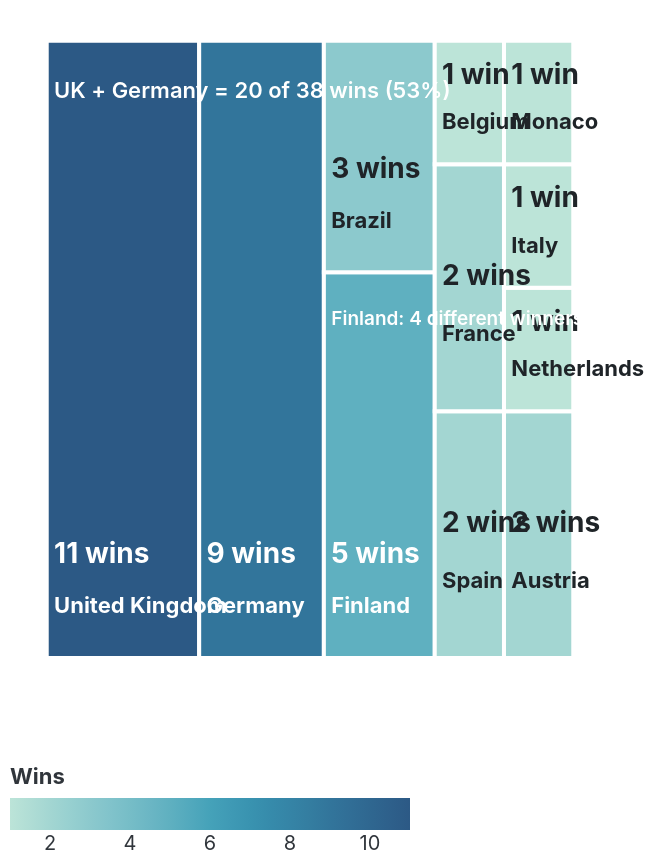

This figure's Vega-Lite source:
### Vega-Lite specification from a JSON file in a GitHub repository (floating-point values rounded to 4 significant figures)
{"$schema": "https://vega.github.io/schema/vega-lite/v5.json", "datasets": {"winner_driver_details": [{"country_name": "Austria", "driver": "Gerhard Berger", "driver_nationality": "Austrian", "wins": 2, "winning_years": "1987, 1992", "constructors": "Ferrari; McLaren", "profile": "Austrian winner for Ferrari and McLaren in the Adelaide years."}, {"country_name": "Belgium", "driver": "Thierry Boutsen", "driver_nationality": "Belgian", "wins": 1, "winning_years": "1989", "constructors": "Williams", "profile": "Belgian winner for Williams in the late Adelaide period."}, {"country_name": "Brazil", "driver": "Ayrton Senna", "driver_nationality": "Brazilian", "wins": 2, "winning_years": "1991, 1993", "constructors": "McLaren", "profile": "Brazilian icon and multiple Australian GP winner in the Adelaide era."}, {"country_name": "Brazil", "driver": "Nelson Piquet", "driver_nationality": "Brazilian", "wins": 1, "winning_years": "1990", "constructors": "Benetton", "profile": "Brazilian world champion and Benetton winner in Adelaide."}, {"country_name": "Finland", "driver": "Kimi Räikkönen", "driver_nationality": "Finnish", "wins": 2, "winning_years": "2007, 2013", "constructors": "Ferrari; Lotus F1", "profile": "Finnish world champion with Australian GP wins for Ferrari and Lotus."}, {"country_name": "Finland", "driver": "Keke Rosberg", "driver_nationality": "Finnish", "wins": 1, "winning_years": "1985", "constructors": "Williams", "profile": "1982 world champion and winner of the first Adelaide-era Australian GP in this dataset."}, {"country_name": "Finland", "driver": "Mika Häkkinen", "driver_nationality": "Finnish", "wins": 1, "winning_years": "1998", "constructors": "McLaren", "profile": "Two-time world champion and McLaren winner in Melbourne."}, {"country_name": "Finland", "driver": "Valtteri Bottas", "driver_nationality": "Finnish", "wins": 1, "winning_years": "2019", "constructors": "Mercedes", "profile": "Mercedes winner whose 2019 victory capped the pre-pandemic Melbourne era."}, {"country_name": "France", "driver": "Alain Prost", "driver_nationality": "French", "wins": 2, "winning_years": "1986, 1988", "constructors": "McLaren", "profile": "French world champion and multiple Australian GP winner."}, {"country_name": "Germany", "driver": "Michael Schumacher", "driver_nationality": "German", "wins": 4, "winning_years": "2000, 2001, 2002, 2004", "constructors": "Ferrari", "profile": "Ferrari-era benchmark whose Australian GP wins shaped the early 2000s."}, {"country_name": "Germany", "driver": "Sebastian Vettel", "driver_nationality": "German", "wins": 3, "winning_years": "2011, 2017, 2018", "constructors": "Ferrari; Red Bull", "profile": "Multiple Australian GP winner across Red Bull and Ferrari chapters."}, {"country_name": "Germany", "driver": "Nico Rosberg", "driver_nationality": "German", "wins": 2, "winning_years": "2014, 2016", "constructors": "Mercedes", "profile": "German world champion and Mercedes winner in the hybrid-era Melbourne story."}, {"country_name": "Italy", "driver": "Giancarlo Fisichella", "driver_nationality": "Italian", "wins": 1, "winning_years": "2005", "constructors": "Renault", "profile": "Italian Renault winner in Melbourne."}, {"country_name": "Monaco", "driver": "Charles Leclerc", "driver_nationality": "Monegasque", "wins": 1, "winning_years": "2022", "constructors": "Ferrari", "profile": "Monegasque Ferrari winner in the post-pandemic Melbourne era."}, {"country_name": "Netherlands", "driver": "Max Verstappen", "driver_nationality": "Dutch", "wins": 1, "winning_years": "2023", "constructors": "Red Bull", "profile": "Dutch world champion and Red Bull winner at the Australian GP."}, {"country_name": "Spain", "driver": "Carlos Sainz", "driver_nationality": "Spanish", "wins": 1, "winning_years": "2024", "constructors": "Ferrari", "profile": "Ferrari winner in the post-pandemic Melbourne return period."}, {"country_name": "Spain", "driver": "Fernando Alonso", "driver_nationality": "Spanish", "wins": 1, "winning_years": "2006", "constructors": "Renault", "profile": "Spanish world champion and Renault winner at the Australian GP."}, {"country_name": "United Kingdom", "driver": "Jenson Button", "driver_nationality": "British", "wins": 3, "winning_years": "2009, 2010, 2012", "constructors": "Brawn; McLaren", "profile": "Three-time Australian GP winner across Brawn's breakthrough and McLaren's early-2010s strength."}, {"country_name": "United Kingdom", "driver": "Damon Hill", "driver_nationality": "British", "wins": 2, "winning_years": "1995, 1996", "constructors": "Williams", "profile": "British world champion whose Australian GP wins helped define the early Melbourne era."}, {"country_name": "United Kingdom", "driver": "David Coulthard", "driver_nationality": "British", "wins": 2, "winning_years": "1997, 2003", "constructors": "McLaren", "profile": "A McLaren winner in Melbourne, linking the race to the late-1990s British F1 generation."}, {"country_name": "United Kingdom", "driver": "Lewis Hamilton", "driver_nationality": "British", "wins": 2, "winning_years": "2008, 2015", "constructors": "McLaren; Mercedes", "profile": "Seven-time world champion and Australian GP winner for McLaren."}, {"country_name": "United Kingdom", "driver": "Eddie Irvine", "driver_nationality": "British", "wins": 1, "winning_years": "1999", "constructors": "Ferrari", "profile": "Ferrari's 1999 Australian GP winner during a dramatic championship-contending season."}, {"country_name": "United Kingdom", "driver": "Nigel Mansell", "driver_nationality": "British", "wins": 1, "winning_years": "1994", "constructors": "Williams", "profile": "British champion and winner of the final Adelaide-era Australian GP in 1994."}]}, "data": {"values": [{"nationality": "British", "wins": 11, "unique_winning_drivers": 6, "drivers": "Damon Hill; David Coulthard; Eddie Irvine; Jenson Button; Lewis Hamilton; Nigel Mansell", "country_name": "United Kingdom", "iso_num": 826, "x": 0.0612, "y": 35, "x2": 0.3153, "y2": 335, "label_x": 0.0735, "country_y": 60, "wins_y": 85, "wins_label": "11 wins", "text_color": "#ffffff"}, {"nationality": "German", "wins": 9, "unique_winning_drivers": 3, "drivers": "Michael Schumacher; Nico Rosberg; Sebastian Vettel", "country_name": "Germany", "iso_num": 276, "x": 0.3153, "y": 35, "x2": 0.5231, "y2": 335, "label_x": 0.3275, "country_y": 60, "wins_y": 85, "wins_label": "9 wins", "text_color": "#ffffff"}, {"nationality": "Finnish", "wins": 5, "unique_winning_drivers": 4, "drivers": "Keke Rosberg; Kimi Räikkönen; Mika Häkkinen; Valtteri Bottas", "country_name": "Finland", "iso_num": 246, "x": 0.5231, "y": 35, "x2": 0.7079, "y2": 222.5, "label_x": 0.5354, "country_y": 60, "wins_y": 85, "wins_label": "5 wins", "text_color": "#ffffff"}, {"nationality": "Brazilian", "wins": 3, "unique_winning_drivers": 2, "drivers": "Ayrton Senna; Nelson Piquet", "country_name": "Brazil", "iso_num": 76, "x": 0.5231, "y": 222.5, "x2": 0.7079, "y2": 335.0, "label_x": 0.5354, "country_y": 247, "wins_y": 272, "wins_label": "3 wins", "text_color": "#1f2428"}, {"nationality": "Spanish", "wins": 2, "unique_winning_drivers": 2, "drivers": "Carlos Sainz; Fernando Alonso", "country_name": "Spain", "iso_num": 724, "x": 0.7079, "y": 35, "x2": 0.8233, "y2": 155.0, "label_x": 0.7201, "country_y": 72, "wins_y": 100, "wins_label": "2 wins", "text_color": "#1f2428"}, {"nationality": "Austrian", "wins": 2, "unique_winning_drivers": 1, "drivers": "Gerhard Berger", "country_name": "Austria", "iso_num": 40, "x": 0.8233, "y": 35, "x2": 0.9388, "y2": 155.0, "label_x": 0.8356, "country_y": 72, "wins_y": 100, "wins_label": "2 wins", "text_color": "#1f2428"}, {"nationality": "French", "wins": 2, "unique_winning_drivers": 1, "drivers": "Alain Prost", "country_name": "France", "iso_num": 250, "x": 0.7079, "y": 155.0, "x2": 0.8233, "y2": 275.0, "label_x": 0.7201, "country_y": 192, "wins_y": 220, "wins_label": "2 wins", "text_color": "#1f2428"}, {"nationality": "Belgian", "wins": 1, "unique_winning_drivers": 1, "drivers": "Thierry Boutsen", "country_name": "Belgium", "iso_num": 56, "x": 0.7079, "y": 275.0, "x2": 0.8233, "y2": 335.0, "label_x": 0.7201, "country_y": 295, "wins_y": 318, "wins_label": "1 win", "text_color": "#1f2428"}, {"nationality": "Dutch", "wins": 1, "unique_winning_drivers": 1, "drivers": "Max Verstappen", "country_name": "Netherlands", "iso_num": 528, "x": 0.8233, "y": 155.0, "x2": 0.9388, "y2": 215.0, "label_x": 0.8356, "country_y": 175, "wins_y": 198, "wins_label": "1 win", "text_color": "#1f2428"}, {"nationality": "Italian", "wins": 1, "unique_winning_drivers": 1, "drivers": "Giancarlo Fisichella", "country_name": "Italy", "iso_num": 380, "x": 0.8233, "y": 215.0, "x2": 0.9388, "y2": 275.0, "label_x": 0.8356, "country_y": 235, "wins_y": 258, "wins_label": "1 win", "text_color": "#1f2428"}, {"nationality": "Monegasque", "wins": 1, "unique_winning_drivers": 1, "drivers": "Charles Leclerc", "country_name": "Monaco", "iso_num": 492, "x": 0.8233, "y": 275.0, "x2": 0.9388, "y2": 335.0, "label_x": 0.8356, "country_y": 295, "wins_y": 318, "wins_label": "1 win", "text_color": "#1f2428"}]}, "width": "container", "height": 360, "resolve": {"scale": {"color": "independent"}}, "config": {"view": {"stroke": null}, "axis": {"labelColor": "#5d6670", "titleColor": "#30353b", "gridColor": "#e6e8e3", "domainColor": "#cfd4ce", "tickColor": "#cfd4ce"}, "legend": {"labelColor": "#30353b", "titleColor": "#30353b", "orient": "bottom"}, "font": "Inter"}, "layer": [{"mark": {"type": "rect", "stroke": "#ffffff", "strokeWidth": 2, "cursor": "pointer"}, "encoding": {"x": {"field": "x", "type": "quantitative", "axis": null, "scale": {"domain": [0, 1]}}, "x2": {"field": "x2"}, "y": {"field": "y", "type": "quantitative", "axis": null}, "y2": {"field": "y2"}, "color": {"field": "wins", "type": "quantitative", "scale": {"scheme": "tealblues", "domain": [1, 11]}, "legend": {"title": "Wins"}}, "tooltip": [{"field": "country_name", "title": "Country"}, {"field": "wins", "title": "Australian GP wins"}, {"field": "drivers", "title": "Winning drivers"}]}}, {"mark": {"type": "text", "align": "left", "baseline": "middle", "fontSize": 11, "fontWeight": "bold", "limit": 110}, "encoding": {"x": {"field": "label_x", "type": "quantitative", "axis": null, "scale": {"domain": [0, 1]}}, "y": {"field": "country_y", "type": "quantitative", "axis": null}, "text": {"field": "country_name"}, "color": {"field": "text_color", "type": "nominal", "scale": null}}}, {"mark": {"type": "text", "align": "left", "baseline": "middle", "fontSize": 14, "fontWeight": "bold", "limit": 90}, "encoding": {"x": {"field": "label_x", "type": "quantitative", "axis": null, "scale": {"domain": [0, 1]}}, "y": {"field": "wins_y", "type": "quantitative", "axis": null}, "text": {"field": "wins_label"}, "color": {"field": "text_color", "type": "nominal", "scale": null}}}, {"data": {"values": [{"x": 0.0735, "y": 310, "label": "UK + Germany = 20 of 38 wins (53%)"}]}, "mark": {"type": "text", "align": "left", "fontSize": 11, "fontWeight": 600, "fontFamily": "Titillium Web", "color": "#ffffff"}, "encoding": {"x": {"field": "x", "type": "quantitative", "axis": null, "scale": {"domain": [0, 1]}}, "y": {"field": "y", "type": "quantitative", "axis": null}, "text": {"field": "label"}}}, {"data": {"values": [{"x": 0.5354, "y": 200, "label": "Finland: 4 different winners"}]}, "mark": {"type": "text", "align": "left", "fontSize": 9.5, "fontWeight": 600, "fontFamily": "Titillium Web", "color": "#ffffff"}, "encoding": {"x": {"field": "x", "type": "quantitative", "axis": null, "scale": {"domain": [0, 1]}}, "y": {"field": "y", "type": "quantitative", "axis": null}, "text": {"field": "label"}}}]}
